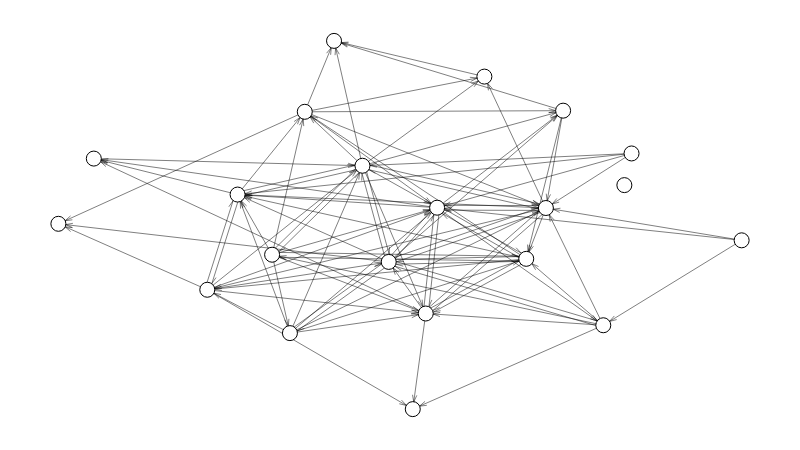

Notebook code cell kept with this figure:
### Code cell
g.set_all_nodes(size=15, labpos='hover')
g.set_all_edges(color=(0, 0, 0, 0.5))
g.move('kamada_kawai')
g.draw()

### Figure 1 — Plotly figure (JSON) as saved in the notebook; plotly's stock layout.template omitted (floating-point values rounded to 4 significant figures; data arrays with more than 128 entries replaced by an {"elided": "..."} marker saying what was removed)
{"data": [{"hoverinfo": "none", "line": {"color": "rgb(127, 127, 127)", "dash": "solid", "width": 0}, "mode": "lines", "type": "scatter", "x": [0.5101, 0.5101, null, 0, 1, null], "y": [0, 1, null, 0.5261, 0.5261, null]}, {"hoverinfo": "none", "line": {"color": "rgba(0, 0, 0, 0.5)", "dash": "solid", "width": 1}, "mode": "lines", "type": "scatter", "x": {"elided": "786 float values"}, "y": {"elided": "786 float values"}}, {"hoverinfo": "text", "marker": {"color": "rgb(255, 255, 255)", "line": {"color": "rgb(0, 0, 0)", "width": 1}, "size": 15, "symbol": "circle"}, "mode": "markers", "text": ["CNB e-Sports Club", "Dexterity Team", "INTZ", "JAYOB e-Sports", "KaBuM! Black", "KaBuM! e-Sports (KaBuM! Orange)", "Vivo Keyd (Keyd Stars)", "paiN Gaming", "g3nerationX", "INTZ Red", "Operation Kino", "RED Canids", "Big Gods", "Brave e-Sports", "ProGaming Esports", "Team oNe eSports", "Redemption POA (T Show)", "Flamengo eSports", "FURIA Esports (Uppercut esports [Ilha da Macacada Gaming])", "Prodigy Esports", "Santos e-Sports"], "textfont": {"color": "rgb(0, 0, 0)"}, "textposition": "middle center", "type": "scatter", "x": [0.7135, 0.8284, 0.6848, 0.4035, 0.6235, 0.4451, 0.5543, 0.4835, 0.7387, 0.05188, 0.3606, 0.5377, 0, 0.5187, 0.2623, 0.2179, 0.3128, 0.3389, 0.7975, 0.8389, 1], "y": [0.5461, 0.6083, 0.4081, 1, 0.903, 0.6609, 0.547, 0.3998, 0.8105, 0.6804, 0.8074, 0.2596, 0.5033, 0, 0.5827, 0.3241, 0.4193, 0.2064, 0.2277, 0.6943, 0.4584]}, {"hoverinfo": "none", "mode": "text", "text": [], "textfont": {"color": "rgb(255, 255, 255)"}, "textposition": "middle center", "type": "scatter", "x": [], "y": []}, {"hoverinfo": "none", "mode": "text", "text": [null, null, null, null, null, null, null, null, null, null, null, null, null, null, null, null, null, null, null, null, null], "textfont": {"color": "rgb(0, 0, 0)"}, "textposition": "middle center", "type": "scatter", "x": [0.7135, 0.8284, 0.6848, 0.4035, 0.6235, 0.4451, 0.5543, 0.4835, 0.7387, 0.05188, 0.3606, 0.5377, 0, 0.5187, 0.2623, 0.2179, 0.3128, 0.3389, 0.7975, 0.8389, 1], "y": [0.5461, 0.6083, 0.4081, 1, 0.903, 0.6609, 0.547, 0.3998, 0.8105, 0.6804, 0.8074, 0.2596, 0.5033, 0, 0.5827, 0.3241, 0.4193, 0.2064, 0.2277, 0.6943, 0.4584]}, {"hoverinfo": "none", "mode": "text", "text": [null, null, null, null, null, null, null, null, null, null, null, null, null, null, null, null, null, null, null, null, null, null, null, null, null, null, null, null, null, null, null, null, null, null, null, null, null, null, null, null, null, null, null, null, null, null, null, null, null, null, null, null, null, null, null, null, null, null, null, null, null, null, null, null, null, null, null, null, null, null, null, null, null, null, null, null, null, null, null, null, null, null, null, null, null, null, null, null, null, null, null, null, null, null, null, null, null, null], "textfont": {"color": "rgb(0, 0, 0)"}, "textposition": "middle center", "type": "scatter", "x": [0.5752, 0.6555, 0.6376, 0.4692, 0.7126, 0.6339, 0.6044, 0.5147, 0.6105, 0.5845, 0.4985, 0.6199, 0.4528, 0.4704, 0.5101, 0.5834, 0.4816, 0.5068, 0.4102, 0.5257, 0.588, 0.3916, 0.5046, 0.3929, 0.3578, 0.634, 0.6286, 0.5639, 0.5324, 0.6377, 0.6843, 0.4074, 0.301, 0.5054, 0.6016, 0.4469, 0.5926, 0.367, 0.4218, 0.5837, 0.2401, 0.6457, 0.5668, 0.7403, 0.7257, 0.2489, 0.5425, 0.3687, 0.4893, 0.5496, 0.466, 0.1863, 0.5281, 0.6025, 0.6137, 0.2886, 0.4989, 0.5424, 0.3496, 0.3002, 0.4886, 0.1536, 0.2573, 0.223, 0.3485, 0.3812, 0.3794, 0.3224, 0.1031, 0.3756, 0.4296, 0.3227, 0.3662, 0.4304, 0.275, 0.3399, 0.4991, 0.2871, 0.4362, 0.4372, 0.5198, 0.4006, 0.3788, 0.2717, 0.5075, 0.6353, 0.664, 0.6666, 0.7317, 0.5521, 0.7426, 0.784, 0.5521, 0.7005, 0.6426, 0.9064, 0.7756, 0.8544], "y": [0.5716, 0.7136, 0.3784, 0.4096, 0.4678, 0.5138, 0.442, 0.586, 0.4492, 0.3711, 0.3809, 0.3052, 0.34, 0.4698, 0.926, 0.6355, 0.5388, 0.6267, 0.8247, 0.803, 0.761, 0.5169, 0.4704, 0.7151, 0.5898, 0.5794, 0.5059, 0.3999, 0.4517, 0.6994, 0.4087, 0.5386, 0.5877, 0.495, 0.6248, 0.5218, 0.5039, 0.4673, 0.2766, 0.4367, 0.4254, 0.3452, 0.8802, 0.6738, 0.6031, 0.6969, 0.7011, 0.9136, 0.8809, 0.8352, 0.6983, 0.6315, 0.4068, 0.3626, 0.4274, 0.4463, 0.3145, 0.1263, 0.6537, 0.7114, 0.5906, 0.6061, 0.4436, 0.4632, 0.3879, 0.4602, 0.318, 0.5129, 0.3898, 0.1847, 0.5084, 0.6191, 0.5633, 0.3639, 0.4881, 0.3186, 0.4465, 0.3854, 0.259, 0.3965, 0.3998, 0.3295, 0.4439, 0.2421, 0.3323, 0.2823, 0.08991, 0.2175, 0.2982, 0.2979, 0.3755, 0.5982, 0.6124, 0.5954, 0.6514, 0.3208, 0.4766, 0.4764]}, {"hoverinfo": "none", "marker": {"color": "rgba(255, 255, 255, 0)", "line": {"color": "rgba(255, 255, 255, 0)", "width": 0}, "size": 0, "symbol": "circle"}, "mode": "markers", "type": "scatter", "x": [0.5, 0, 1, 0.5], "y": [0, 0.5, 0.5, 1]}], "layout": {"height": 450, "hovermode": "closest", "margin": {"b": 10, "l": 10, "r": 10, "t": 10}, "plot_bgcolor": "rgb(255, 255, 255)", "showlegend": false, "width": 800, "xaxis": {"fixedrange": true, "showgrid": false, "showticklabels": false, "zeroline": false}, "yaxis": {"fixedrange": true, "showgrid": false, "showticklabels": false, "zeroline": false}}}
